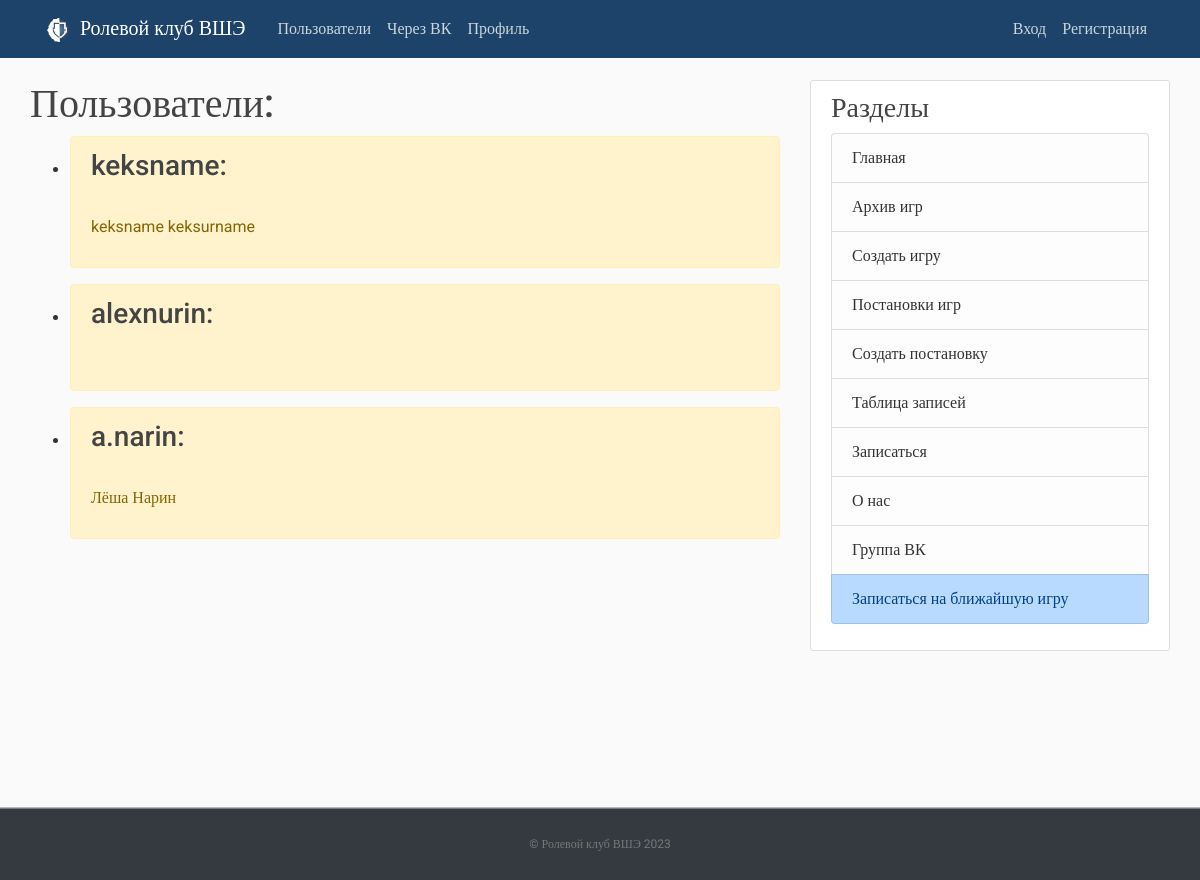
Page /users on the earlier database version.
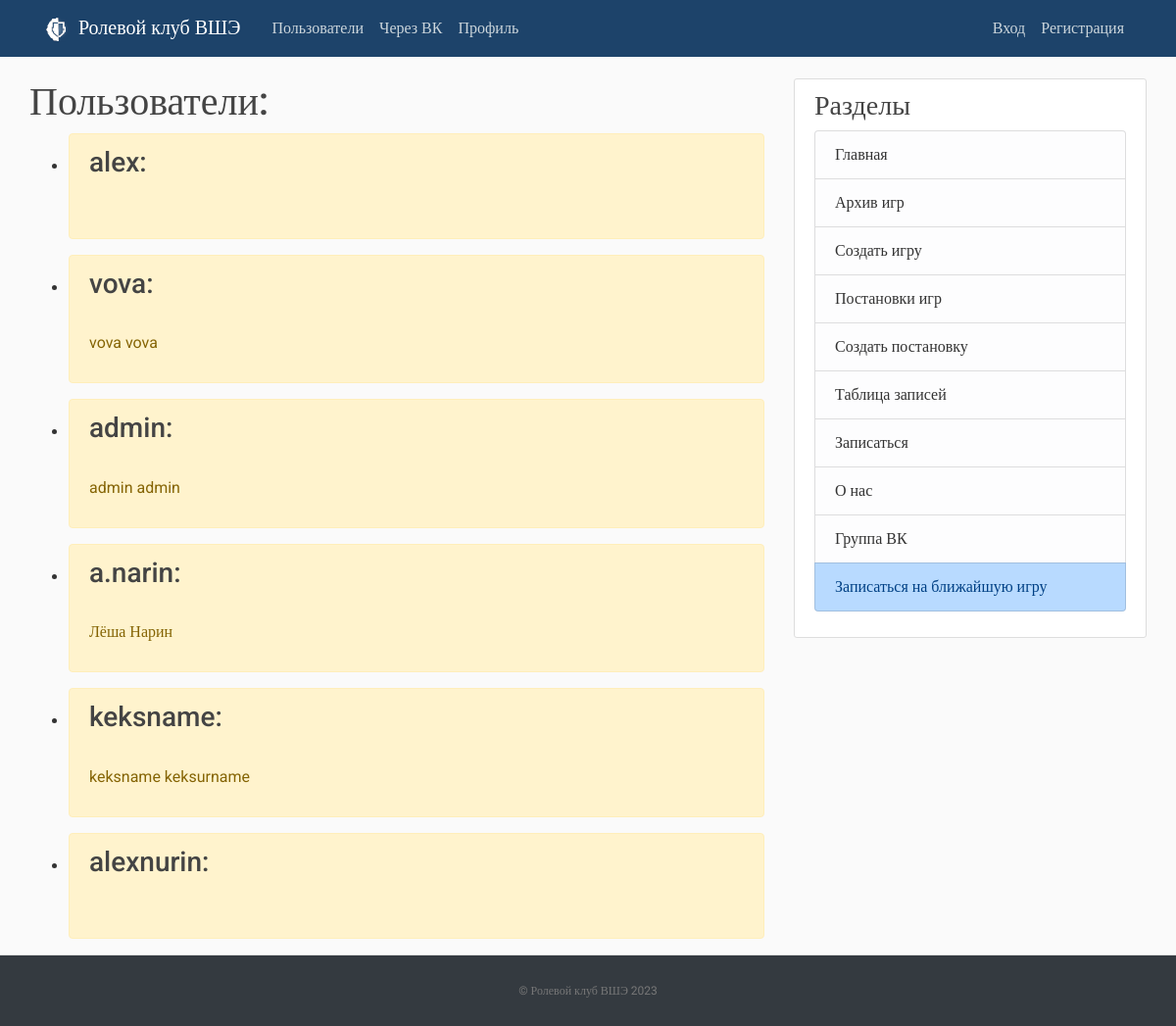
Same page on the later database version.
### apps/users/models.py (models this page shows)
class User(AbstractUser):
    email = models.EmailField(verbose_name="Email", max_length=255, blank=True, null=True)
    username = models.CharField(verbose_name="username", max_length=100, unique=True)
    first_name = models.CharField(verbose_name="Имя", max_length=100)
    last_name = models.CharField(verbose_name="Фамилия", max_length=100)
    is_admin = models.BooleanField(verbose_name="Moderator", default=False)  # Новое поле
    avatar = models.ImageField(upload_to='avatars/', blank=True)
    class Meta:
        verbose_name = "user"
        verbose_name_plural = "users"

### apps/users/views.py (the view)
# urls.py: path("users", views.all_users, name="users"),
def all_users(request):
    all_users_list = User.objects.order_by("-last_login")
    return render(request, "users/users.html", {"title": "Пользователи", "users": all_users_list})

### templates/users/users.html (shortened to what this page needs)
{% extends 'main/template.html' %}
{% block content %}
<h1> Пользователи: </h1>
{% if users %}
<ul>
    {% for el in users %}
    <li>
        <div class="alert alert-warning mt-2">
            <h3> {{ el.username }}:</h3> <br>
            <p> {{ el.first_name }} {{ el.last_name }}</p>
        </div>
    </li>
    {% endfor %}
</ul>
{% else %}
<p>У нас нет записей!</p>
{% endif %}
{% endblock %}

Differences in the rows shown:
added User: username "alex"
added User: username "vova", first_name "vova", last_name "vova"
added User: username "admin", first_name "admin", last_name "admin"
changed User "a.narin": moves up the list
